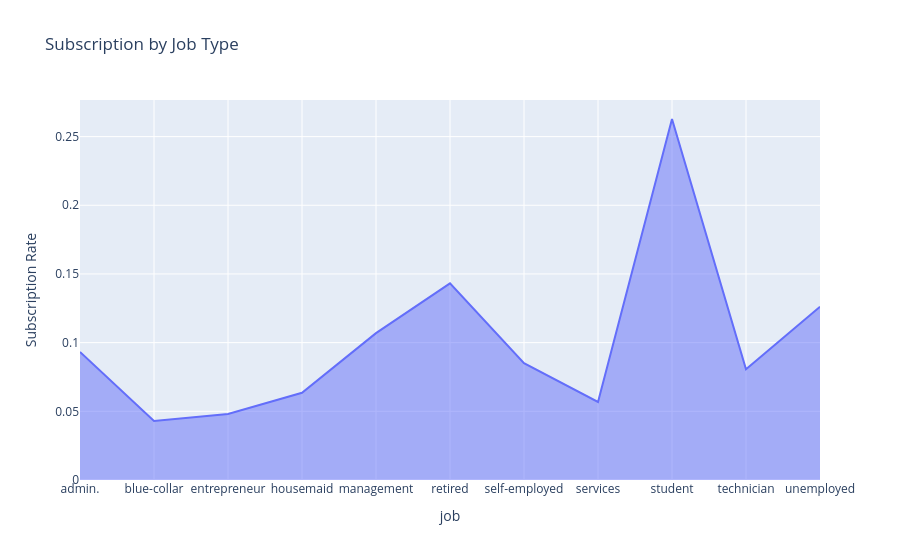

The notebook cell saved with this chart:
### Markdown cell above
2. Area Plot: Subscription by Job Type

### Code cell
# Calculate subscription rate by job type
job_group = df.groupby('job')['y'].mean().reset_index()

# Area Plot – Subscription by Job Type
fig = px.area(job_group, x='job', y='y', title='Subscription by Job Type', labels={'y': 'Subscription Rate'})
fig.show()

### Figure 1 — Plotly figure (JSON) as saved in the notebook; plotly's stock layout.template omitted (floating-point values rounded to 4 significant figures)
{"data": [{"fillpattern": {"shape": ""}, "hovertemplate": "job=%{x}<br>Subscription Rate=%{y}<extra></extra>", "legendgroup": "", "line": {"color": "#636efa"}, "marker": {"symbol": "circle"}, "mode": "lines", "name": "", "orientation": "v", "showlegend": false, "stackgroup": "1", "x": ["admin.", "blue-collar", "entrepreneur", "housemaid", "management", "retired", "self-employed", "services", "student", "technician", "unemployed"], "xaxis": "x", "y": [0.09324, 0.04291, 0.04803, 0.06351, 0.1069, 0.1432, 0.08503, 0.05683, 0.2628, 0.08058, 0.1261], "yaxis": "y", "type": "scatter"}], "layout": {"xaxis": {"anchor": "y", "domain": [0, 1], "title": {"text": "job"}}, "yaxis": {"anchor": "x", "domain": [0, 1], "title": {"text": "Subscription Rate"}}, "legend": {"tracegroupgap": 0}, "title": {"text": "Subscription by Job Type"}}}
